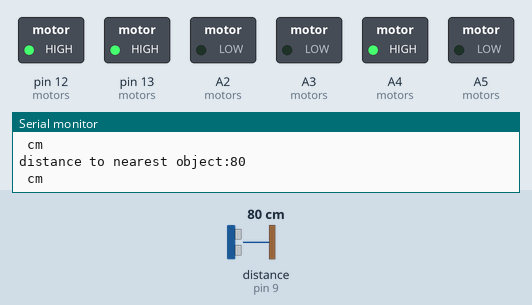
Recording of a sketch running on a simulated Arduino Uno, built with avr-gcc and run on an emulated ATmega328P. Shown: switched loads named in the sketch (green lamp = pin HIGH), the last lines printed to the serial monitor. Wiring (inferred from the names in the program): ultrasonic range finder: trigger pin 8; echo pin 9. The test bench sets the inputs (shaded band); at power-on: distance to the obstacle (sensor on pin 9) 80 cm. The echo pulse lasts 58.3 µs per cm; pins used as bus, display or sensor lines are not drawn.

Above: at 1.2 s.
1.3 s: distance to the obstacle (sensor on pin 9) set to 120 cm
At 3.3 s:
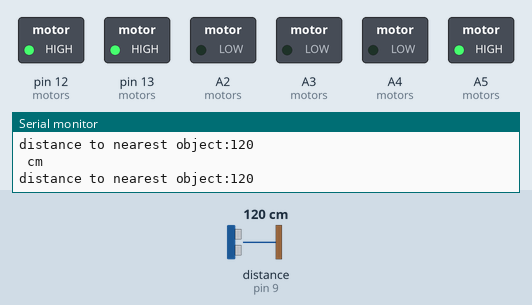
4.3 s: distance to the obstacle (sensor on pin 9) set to 2 cm
At 7.1 s:
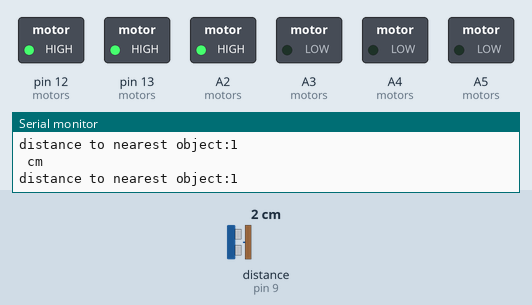
Timing chart, 0 to 13.3 s (numbered marks = the images above; inputs shaded):
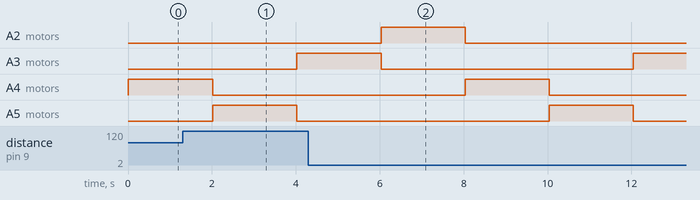

The sketch:

Kosteroomba.ino
```cpp
#include "protothreads.h"

#define trig 8
#define echo 9

const int motors[2][3] = {
	{13, A4, A5},
	{12, A3, A2}
};

int dist = 0;

pt getDistance;
pt motor;

int getDist(struct pt* pt) {
	PT_BEGIN(pt);

	for(;;) {
		digitalWrite(trig, LOW);
		delayMicroseconds(2);
		digitalWrite(trig, HIGH);
		delayMicroseconds(10);
		digitalWrite(trig, LOW);


		const unsigned long duration= pulseIn(echo, HIGH);
		int distance = duration/29/2;
		if(duration==0){
		Serial.println("Warning: no pulse from sensor");
		}
		else{
			Serial.print("distance to nearest object:");
			Serial.println(distance);
			Serial.println(" cm");
		}
		PT_YIELD(pt);
	}

	PT_END(pt);
}

int MotorStuff(struct pt* pt) {
	PT_BEGIN(pt);

	for(;;) {
		//This code  will turn Motor A clockwise for 2 sec.
		analogWrite(motors[0][1], 255);
		analogWrite(motors[0][2], 0);
		analogWrite(motors[1][1], 0);
		analogWrite(motors[1][2], 0);
		PT_SLEEP(pt, 2000);
		PT_YIELD(pt);

		//This code will turn Motor A counter-clockwise for 2 sec.
		analogWrite(motors[0][1], 0);
		analogWrite(motors[0][2], 255);
		analogWrite(motors[1][1], 0);
		analogWrite(motors[1][2], 0);
		PT_SLEEP(pt, 2000);
		PT_YIELD(pt);

		// This code will turn Motor B clockwise for 2 sec.
		analogWrite(motors[0][1], 0);
		analogWrite(motors[0][2], 0);
		analogWrite(motors[1][1], 255);
		analogWrite(motors[1][2], 0);
		PT_SLEEP(pt, 2000);
		PT_YIELD(pt);

		// This code will turn Motor B counter-clockwise for 2 sec.
		analogWrite(motors[0][1], 0);
		analogWrite(motors[0][2], 0);
		analogWrite(motors[1][1], 0);
		analogWrite(motors[1][2], 255);
		PT_SLEEP(pt, 2000);
		PT_YIELD(pt);
	}

	PT_END(pt);
}

void setup() {
	PT_INIT(&getDistance);
	PT_INIT(&motor);

	Serial.begin(9600);

	for(int i = 0; i < 2; i++) {
		for(int j = 0; j < 3; j++) {
			pinMode(motors[i][j], OUTPUT);
		}
	}

	pinMode(trig, OUTPUT);
	pinMode(echo, INPUT);

	digitalWrite(motors[0][0], 1);
	digitalWrite(motors[1][0], 1);
}

void loop() {
	PT_SCHEDULE(getDist(&getDistance));
	PT_SCHEDULE(MotorStuff(&motor));
}
```
